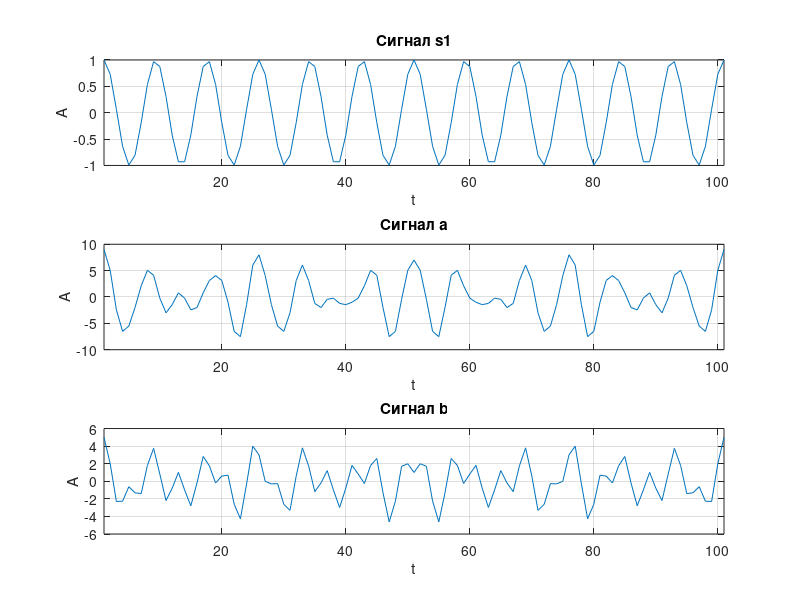

Here is the MATLAB script that generated this plot:
f1 = 12;
f2 = 16;
f3 = 25;
t = (0:100)/100;

s1 = cos(2 * pi * f1 * t);
s2 = cos(2 * pi * f2 * t);
s3 = cos(2 * pi * f3 * t);

a = 4 * s1 + 4 * s2 + s3;
b = 2 * s1 + s2 + 2 * s3;

figure;
subplot(3, 1, 1);
plot(s1);
xlim([1, 101]);
title('Сигнал s1');
xlabel('t');
ylabel('A');
grid on;

subplot(3, 1, 2);
plot(a);
xlim([1, 101]);
title('Сигнал a');
xlabel('t');
ylabel('A');
grid on;

subplot(3, 1, 3);
plot(b);
xlim([1, 101]);
title('Сигнал b');
xlabel('t');
ylabel('A');
grid on;

corr_s1a = sum(s1 .* a);
corr_s1b = sum(s1 .* b);
norm_corr_s1a = corr_s1a / sqrt(sum(s1.^2) * sum(a.^2));
norm_corr_s1b = corr_s1b / sqrt(sum(s1.^2) * sum(b.^2));

fprintf('Корреляция между сигналом s1 и сигналом a: %f\n', corr_s1a);
fprintf('Корреляция между сигналом s1 и сигналом b: %f\n', corr_s1b);
fprintf('Нормализованная корреляция между сигналом s1 и сигналом a: %f\n', norm_corr_s1a);
fprintf('Нормализованная корреляция между сигналом s1 и сигналом b: %f\n', norm_corr_s1b);

